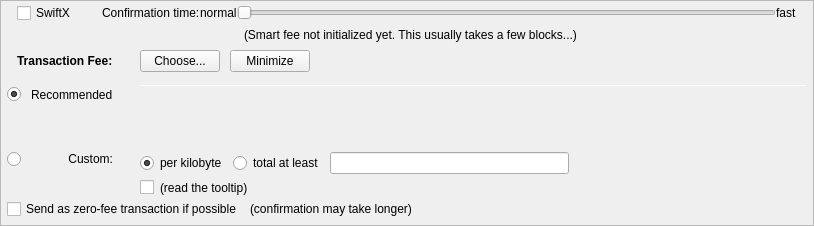
         <widget class="QFrame" name="frameFee">
          <property name="sizePolicy">
           <sizepolicy hsizetype="Expanding" vsizetype="Expanding">
            <horstretch>0</horstretch>
            <verstretch>0</verstretch>
           </sizepolicy>
          </property>
          <property name="maximumSize">
           <size>
            <width>16777215</width>
            <height>16777215</height>
           </size>
          </property>
          <property name="frameShape">
           <enum>QFrame::StyledPanel</enum>
          </property>
          <property name="frameShadow">
           <enum>QFrame::Sunken</enum>
          </property>
          <layout class="QVBoxLayout" name="verticalLayoutFee1">
           <property name="spacing">
            <number>0</number>
           </property>
           <property name="leftMargin">
            <number>0</number>
           </property>
           <property name="topMargin">
            <number>0</number>
           </property>
           <property name="rightMargin">
            <number>0</number>
           </property>
           <property name="bottomMargin">
            <number>0</number>
           </property>
           <item>
            <layout class="QVBoxLayout" name="verticalLayoutFee2" stretch="0,0,0,0">
             <property name="spacing">
              <number>0</number>
             </property>
             <property name="leftMargin">
              <number>6</number>
             </property>
             <property name="topMargin">
              <number>0</number>
             </property>
             <property name="rightMargin">
              <number>6</number>
             </property>
             <item>
              <layout class="QVBoxLayout" name="verticalLayout_feeConf">
               <property name="spacing">
                <number>0</number>
               </property>
               <property name="leftMargin">
                <number>10</number>
               </property>
               <property name="rightMargin">
                <number>10</number>
               </property>
               <property name="bottomMargin">
                <number>5</number>
               </property>
               <item>
                <layout class="QHBoxLayout" name="horizontalLayoutFee9">
                 <item>
                  <widget class="QCheckBox" name="checkSwiftTX">
                   <property name="enabled">
                    <bool>true</bool>
                   </property>
                   <property name="minimumSize">
                    <size>
                     <width>85</width>
                     <height>0</height>
                    </size>
                   </property>
                   <property name="toolTip">
                    <string>SwiftX technology allows for near instant transactions - A flat fee of 0.01 tst applies</string>
                   </property>
                   <property name="text">
                    <string>SwiftX</string>
                   </property>
                  </widget>
                 </item>
                 <item>
                  <widget class="QLabel" name="labelSmartFee3">
                   <property name="text">
                    <string>Confirmation time:</string>
                   </property>
                   <property name="margin">
                    <number>2</number>
                   </property>
                  </widget>
                 </item>
                 <item>
                  <widget class="QLabel" name="labelSmartFeeNormal">
                   <property name="text">
                    <string>normal</string>
                   </property>
                   <property name="margin">
                    <number>8</number>
                   </property>
                  </widget>
                 </item>
                 <item>
                  <widget class="QSlider" name="sliderSmartFee">
                   <property name="minimumSize">
                    <size>
                     <width>0</width>
                     <height>24</height>
                    </size>
                   </property>
                   <property name="minimum">
                    <number>0</number>
                   </property>
                   <property name="maximum">
                    <number>24</number>
                   </property>
                   <property name="pageStep">
                    <number>1</number>
                   </property>
                   <property name="value">
                    <number>0</number>
                   </property>
                   <property name="orientation">
                    <enum>Qt::Horizontal</enum>
                   </property>
                   <property name="invertedAppearance">
                    <bool>false</bool>
                   </property>
                   <property name="invertedControls">
                    <bool>false</bool>
                   </property>
                   <property name="tickPosition">
                    <enum>QSlider::NoTicks</enum>
                   </property>
                  </widget>
                 </item>
                 <item>
                  <widget class="QLabel" name="labelSmartFeeFast">
                   <property name="text">
                    <string>fast</string>
                   </property>
                   <property name="margin">
                    <number>8</number>
                   </property>
                  </widget>
                 </item>
                </layout>
               </item>
               <item>
                <layout class="QHBoxLayout" name="horizontalLayout_recommended_texts">
                 <property name="spacing">
                  <number>0</number>
                 </property>
                 <item>
                  <spacer name="horizontalSpacer_8">
                   <property name="orientation">
                    <enum>Qt::Horizontal</enum>
                   </property>
                   <property name="sizeHint" stdset="0">
                    <size>
                     <width>40</width>
                     <height>20</height>
                    </size>
                   </property>
                  </spacer>
                 </item>
                 <item>
                  <widget class="QLabel" name="labelFeeEstimation">
                   <property name="text">
                    <string/>
                   </property>
                   <property name="margin">
                    <number>2</number>
                   </property>
                  </widget>
                 </item>
                 <item>
                  <widget class="QLabel" name="labelSmartFee2">
                   <property name="text">
                    <string>(Smart fee not initialized yet. This usually takes a few blocks...)</string>
                   </property>
                   <property name="alignment">
                    <set>Qt::AlignLeading|Qt::AlignLeft|Qt::AlignVCenter</set>
                   </property>
                   <property name="wordWrap">
                    <bool>false</bool>
                   </property>
                   <property name="margin">
                    <number>2</number>
                   </property>
                   <property name="indent">
                    <number>-1</number>
                   </property>
                  </widget>
                 </item>
                 <item>
                  <spacer name="horizontalSpacer_3">
                   <property name="orientation">
                    <enum>Qt::Horizontal</enum>
                   </property>
                   <property name="sizeHint" stdset="0">
                    <size>
                     <width>40</width>
                     <height>20</height>
                    </size>
                   </property>
                  </spacer>
                 </item>
                </layout>
               </item>
              </layout>
             </item>
             <item>
              <layout class="QHBoxLayout" name="horizontalLayoutFee1">
               <property name="leftMargin">
                <number>10</number>
               </property>
               <property name="rightMargin">
                <number>10</number>
               </property>
               <property name="bottomMargin">
                <number>0</number>
               </property>
               <item>
                <layout class="QVBoxLayout" name="verticalLayoutFee7">
                 <property name="spacing">
                  <number>0</number>
                 </property>
                 <item>
                  <layout class="QHBoxLayout" name="horizontalLayoutSmartFee">
                   <property name="spacing">
                    <number>10</number>
                   </property>
                   <item>
                    <widget class="QLabel" name="labelFeeHeadline">
                     <property name="sizePolicy">
                      <sizepolicy hsizetype="Preferred" vsizetype="Maximum">
                       <horstretch>0</horstretch>
                       <verstretch>0</verstretch>
                      </sizepolicy>
                     </property>
                     <property name="font">
                      <font>
                       <weight>75</weight>
                       <bold>true</bold>
                      </font>
                     </property>
                     <property name="styleSheet">
                      <string notr="true">font-weight:bold;</string>
                     </property>
                     <property name="text">
                      <string>Transaction Fee:</string>
                     </property>
                    </widget>
                   </item>
                   <item>
                    <widget class="QLabel" name="labelFeeMinimized">
                     <property name="text">
                      <string/>
                     </property>
                    </widget>
                   </item>
                   <item>
                    <widget class="QPushButton" name="buttonChooseFee">
                     <property name="text">
                      <string>Choose...</string>
                     </property>
                    </widget>
                   </item>
                   <item>
                    <widget class="QPushButton" name="buttonMinimizeFee">
                     <property name="toolTip">
                      <string>collapse fee-settings</string>
                     </property>
                     <property name="text">
                      <string>Minimize</string>
                     </property>
                    </widget>
                   </item>
                  </layout>
                 </item>
                 <item>
                  <spacer name="verticalSpacer_5">
                   <property name="orientation">
                    <enum>Qt::Vertical</enum>
                   </property>
                   <property name="sizeHint" stdset="0">
                    <size>
                     <width>1</width>
                     <height>1</height>
                    </size>
                   </property>
                  </spacer>
                 </item>
                </layout>
               </item>
               <item>
                <spacer name="horizontalSpacer_4">
                 <property name="orientation">
                  <enum>Qt::Horizontal</enum>
                 </property>
                 <property name="sizeHint" stdset="0">
                  <size>
                   <width>40</width>
                   <height>20</height>
                  </size>
                 </property>
                </spacer>
               </item>
              </layout>
             </item>
             <item>
              <widget class="QFrame" name="frameFeeSelection">
               <layout class="QVBoxLayout" name="verticalLayoutFee12">
                <property name="spacing">
                 <number>0</number>
                </property>
                <property name="leftMargin">
                 <number>0</number>
                </property>
                <property name="topMargin">
                 <number>0</number>
                </property>
                <property name="rightMargin">
                 <number>0</number>
                </property>
                <property name="bottomMargin">
                 <number>0</number>
                </property>
                <item>
                 <layout class="QGridLayout" name="gridLayoutFee">
                  <property name="topMargin">
                   <number>10</number>
                  </property>
                  <property name="bottomMargin">
                   <number>4</number>
                  </property>
                  <property name="horizontalSpacing">
                   <number>10</number>
                  </property>
                  <property name="verticalSpacing">
                   <number>4</number>
                  </property>
                  <item row="2" column="0">
                   <layout class="QVBoxLayout" name="verticalLayoutFee4" stretch="0">
                    <item>
                     <spacer name="verticalSpacer_2">
                      <property name="orientation">
                       <enum>Qt::Vertical</enum>
                      </property>
                      <property name="sizeHint" stdset="0">
                       <size>
                        <width>1</width>
                        <height>1</height>
                       </size>
                      </property>
                     </spacer>
                    </item>
                   </layout>
                  </item>
                  <item row="3" column="0">
                   <layout class="QVBoxLayout" name="verticalLayoutFee9" stretch="0,1">
                    <item>
                     <widget class="QRadioButton" name="radioCustomFee">
                      <property name="text">
                       <string/>
                      </property>
                      <attribute name="buttonGroup">
                       <string notr="true">groupFee</string>
                      </attribute>
                     </widget>
                    </item>
                    <item>
                     <spacer name="verticalSpacer_6">
                      <property name="orientation">
                       <enum>Qt::Vertical</enum>
                      </property>
                      <property name="sizeHint" stdset="0">
                       <size>
                        <width>1</width>
                        <height>1</height>
                       </size>
                      </property>
                     </spacer>
                    </item>
                   </layout>
                  </item>
                  <item row="3" column="1">
                   <widget class="QLabel" name="labelCustomFee">
                    <property name="text">
                     <string>Custom:</string>
                    </property>
                    <property name="alignment">
                     <set>Qt::AlignRight|Qt::AlignTop|Qt::AlignTrailing</set>
                    </property>
                   </widget>
                  </item>
                  <item row="3" column="4">
                   <layout class="QVBoxLayout" name="verticalLayoutFee8">
                    <property name="spacing">
                     <number>6</number>
                    </property>
                    <item>
                     <layout class="QHBoxLayout" name="horizontalLayoutFee13">
                      <item>
                       <widget class="QRadioButton" name="radioCustomPerKilobyte">
                        <property name="toolTip">
                         <string>If the custom fee is set to 1000 utsts and the transaction is only 250 bytes, then &quot;per kilobyte&quot; only pays 250 utsts in fee,&lt;br /&gt;while &quot;at least&quot; pays 1000 utsts. For transactions bigger than a kilobyte both pay by kilobyte.</string>
                        </property>
                        <property name="text">
                         <string>per kilobyte</string>
                        </property>
                        <property name="checked">
                         <bool>true</bool>
                        </property>
                        <attribute name="buttonGroup">
                         <string notr="true">groupCustomFee</string>
                        </attribute>
                       </widget>
                      </item>
                      <item>
                       <widget class="QRadioButton" name="radioCustomAtLeast">
                        <property name="toolTip">
                         <string>If the custom fee is set to 1000 utsts and the transaction is only 250 bytes, then &quot;per kilobyte&quot; only pays 250 utsts in fee,&lt;br /&gt;while &quot;total at least&quot; pays 1000 utsts. For transactions bigger than a kilobyte both pay by kilobyte.</string>
                        </property>
                        <property name="text">
                         <string>total at least</string>
                        </property>
                        <attribute name="buttonGroup">
                         <string notr="true">groupCustomFee</string>
                        </attribute>
                       </widget>
                      </item>
                      <item>
                       <widget class="BitcoinAmountField" name="customFee"/>
                      </item>
                      <item>
                       <spacer name="horizontalSpacer_6">
                        <property name="orientation">
                         <enum>Qt::Horizontal</enum>
                        </property>
                        <property name="sizeHint" stdset="0">
                         <size>
                          <width>1</width>
                          <height>1</height>
                         </size>
                        </property>
                       </spacer>
                      </item>
                     </layout>
                    </item>
                    <item>
                     <layout class="QHBoxLayout" name="horizontalLayoutFee8">
                      <item>
                       <widget class="QCheckBox" name="checkBoxMinimumFee">
                        <property name="toolTip">
                         <string>Paying only the minimum fee is just fine as long as there is less transaction volume than space in the blocks.&lt;br /&gt;But be aware that this can end up in a never confirming transaction once there is more demand for test transactions than the network can process.</string>
                        </property>
                        <property name="text">
                         <string/>
                        </property>
                       </widget>
                      </item>
                      <item>
                       <widget class="QLabel" name="labelMinFeeWarning">
                        <property name="enabled">
                         <bool>true</bool>
                        </property>
                        <property name="toolTip">
                         <string>Paying only the minimum fee is just fine as long as there is less transaction volume than space in the blocks.&lt;br /&gt;But be aware that this can end up in a never confirming transaction once there is more demand for test transactions than the network can process.</string>
                        </property>
                        <property name="text">
                         <string>(read the tooltip)</string>
                        </property>
                        <property name="margin">
                         <number>5</number>
                        </property>
                       </widget>
                      </item>
                      <item>
                       <spacer name="horizontalSpacer_2">
                        <property name="orientation">
                         <enum>Qt::Horizontal</enum>
                        </property>
                        <property name="sizeHint" stdset="0">
                         <size>
                          <width>1</width>
                          <height>1</height>
                         </size>
                        </property>
                       </spacer>
                      </item>
                     </layout>
                    </item>
                   </layout>
                  </item>
                  <item row="1" column="1">
                   <widget class="QLabel" name="labelSmartFee_2">
                    <property name="text">
                     <string>Recommended</string>
                    </property>
                   </widget>
                  </item>
                  <item row="1" column="2">
                   <widget class="QLabel" name="labelSmartFee">
                    <property name="text">
                     <string/>
                    </property>
                    <property name="margin">
                     <number>2</number>
                    </property>
                   </widget>
                  </item>
                  <item row="1" column="0">
                   <widget class="QRadioButton" name="radioSmartFee">
                    <property name="text">
                     <string/>
                    </property>
                    <property name="checked">
                     <bool>true</bool>
                    </property>
                    <attribute name="buttonGroup">
                     <string notr="true">groupFee</string>
                    </attribute>
                   </widget>
                  </item>
                  <item row="0" column="4" rowspan="3">
                   <layout class="QVBoxLayout" name="verticalLayoutFee3" stretch="0,0,0,0">
                    <property name="spacing">
                     <number>6</number>
                    </property>
                    <property name="topMargin">
                     <number>2</number>
                    </property>
                    <property name="bottomMargin">
                     <number>20</number>
                    </property>
                    <item>
                     <widget class="Line" name="line_2">
                      <property name="minimumSize">
                       <size>
                        <width>0</width>
                        <height>1</height>
                       </size>
                      </property>
                      <property name="maximumSize">
                       <size>
                        <width>16777215</width>
                        <height>1</height>
                       </size>
                      </property>
                      <property name="orientation">
                       <enum>Qt::Horizontal</enum>
                      </property>
                     </widget>
                    </item>
                    <item>
                     <layout class="QHBoxLayout" name="horizontalLayoutFee12">
                      <item>
                       <spacer name="horizontalSpacer_5">
                        <property name="orientation">
                         <enum>Qt::Horizontal</enum>
                        </property>
                        <property name="sizeHint" stdset="0">
                         <size>
                          <width>1</width>
                          <height>1</height>
                         </size>
                        </property>
                       </spacer>
                      </item>
                     </layout>
                    </item>
                    <item>
                     <spacer name="verticalSpacer_4">
                      <property name="orientation">
                       <enum>Qt::Vertical</enum>
                      </property>
                      <property name="sizeHint" stdset="0">
                       <size>
                        <width>1</width>
                        <height>1</height>
                       </size>
                      </property>
                     </spacer>
                    </item>
                    <item>
                     <spacer name="verticalSpacer_3">
                      <property name="orientation">
                       <enum>Qt::Vertical</enum>
                      </property>
                      <property name="sizeHint" stdset="0">
                       <size>
                        <width>20</width>
                        <height>40</height>
                       </size>
                      </property>
                     </spacer>
                    </item>
                   </layout>
                  </item>
                 </layout>
                </item>
                <item>
                 <layout class="QHBoxLayout" name="horizontalLayoutFee5" stretch="0,0,0">
                  <property name="spacing">
                   <number>8</number>
                  </property>
                  <property name="bottomMargin">
                   <number>4</number>
                  </property>
                  <item>
                   <widget class="QCheckBox" name="checkBoxFreeTx">
                    <property name="text">
                     <string>Send as zero-fee transaction if possible</string>
                    </property>
                   </widget>
                  </item>
                  <item>
                   <widget class="QLabel" name="labelFreeTx">
                    <property name="text">
                     <string>(confirmation may take longer)</string>
                    </property>
                    <property name="margin">
                     <number>5</number>
                    </property>
                   </widget>
                  </item>
                  <item>
                   <spacer name="horizontalSpacerFee5">
                    <property name="orientation">
                     <enum>Qt::Horizontal</enum>
                    </property>
                    <property name="sizeHint" stdset="0">
                     <size>
                      <width>1</width>
                      <height>1</height>
                     </size>
                    </property>
                   </spacer>
                  </item>
                 </layout>
                </item>
                <item>
                 <spacer name="verticalSpacerFee2">
                  <property name="orientation">
                   <enum>Qt::Vertical</enum>
                  </property>
                  <property name="sizeHint" stdset="0">
                   <size>
                    <width>1</width>
                    <height>1</height>
                   </size>
                  </property>
                 </spacer>
                </item>
               </layout>
              </widget>
             </item>
             <item>
              <spacer name="verticalSpacerFee">
               <property name="orientation">
                <enum>Qt::Vertical</enum>
               </property>
               <property name="sizeHint" stdset="0">
                <size>
                 <width>800</width>
                 <height>1</height>
                </size>
               </property>
              </spacer>
             </item>
            </layout>
           </item>
          </layout>
         </widget>
